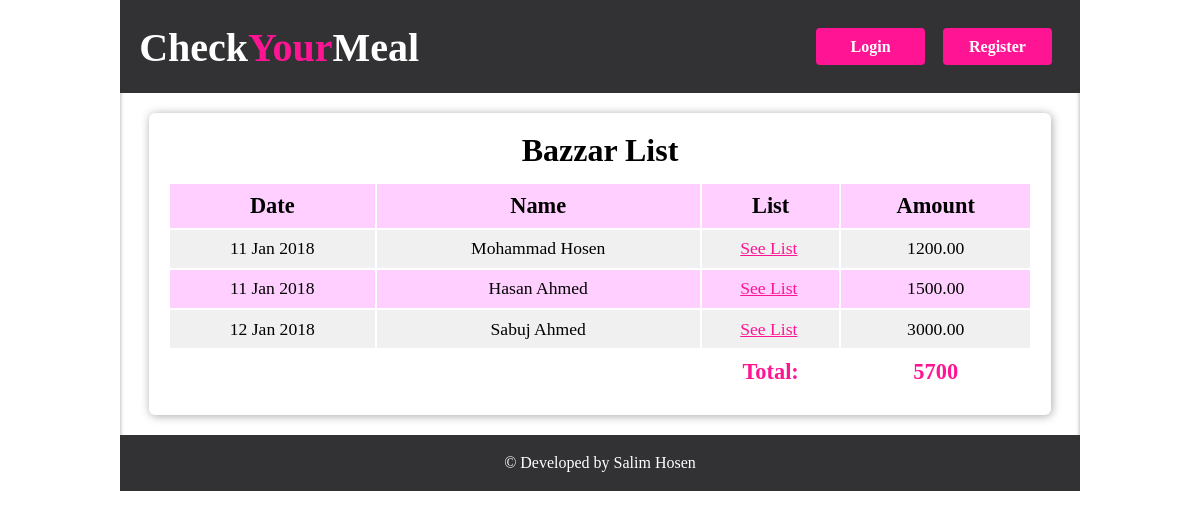
Screenshot of /bazzarList.php with the database file from the repository.
### tables this page shows
CREATE TABLE `tbl_bazar` (
  `bazId` int(11) NOT NULL,
  `bName` varchar(255) DEFAULT NULL,
  `bDate` varchar(255) DEFAULT NULL,
  `image` varchar(255) DEFAULT NULL,
  `amount` float(10,2) DEFAULT NULL
);

### admin/classes/Bazzar.php (called while the page is built, shortened)
<?php
	class Bazzar{
		private $db;
		public function __construct(){
			$this->db = new Database();
		}
		public function getBazDetails(){
			$query = "select * from tbl_bazar";
			$res = $this->db->select($query);
			if($res){
				return $res;
			}else{
				return false;
			}
		}
	}
?>

### admin/lib/Database.php (called while the page is built, shortened)
<?php
	class Database{
		private $db_user = DB_USER;
		private $db_name = DB_NAME;
		private $db_pass = DB_PASS;
		private $db_host = DB_HOST;
		public $link;
		public function dbCon(){
			$this->link = new mysqli($this->db_host,$this->db_user,$this->db_pass,$this->db_name);
		}
		public function select($query){
			$res = $this->link->query($query)or die("Connection Fail".$this->link->error.__LINE__);
			if(mysqli_num_rows($res)>0){
				return $res;
			}else{
				return false;
			}
		}
	}
?>

### admin/helpers/Format.php (called while the page is built, shortened)
<?php
	class Format{
		public function formatDate($data){
			$data = strtotime($data);
			return date("d M Y",$data);
		}
	}
?>

### bazzarList.php (the view)
<?php include "inc/header.php";?>
				<section>
					<article>
						<div class="bazzar_tbl">
						<h2>Bazzar List</h2>
							<table>
								<tbody>
									<tr>
										<td>Date</td>
										<td>Name</td>
										<td>List</td>
										<td>Amount</td>
									</tr>
									<?php
										$res = $baz->getBazDetails();
										$tot = 0;
										if($res){
											while($value = $res->fetch_assoc()){
									?>
									<tr>
										<td><?php echo $fm->formatDate($value['bDate']);?></td>
										<td><?php echo $value['bName'];?></td>
										<td>
											<a href="blist.php">See List</a>
										</td>
										<td><?php echo $value['amount'];?></td>
									</tr>
									<?php
									$tot += (float) $value['amount'];
										}
									}
									?>
									<tr class="tot">
										<td></td>
										<td></td>
										<td>Total:</td>
										<td><?php echo $tot;?></td>
									</tr>
								</tbody>
							</table>
						</div>
					</article>
				</section>
				<?php include "inc/footer.php";?>

### css/style.css (style rules this page uses)
* { margin: 0; padding: 0; }
body,html { margin: 0; padding: 0; width: 100%; min-height: 100%; font-size: 1em; }
header, section, article, footer { display: block; overflow: hidden; }
article h2 { text-align: center; padding-bottom: 1.5%; font-size: 2em; }
.login_form,.meal_tab,.bazzar_tbl,.off { width: 50%; margin: 20px auto; padding: 2%; box-shadow: 1px 1px 10px #A8A8A8; border-radius: 6px; overflow: hidden; }
table { width: 100%; }
.meal_tab tr:nth-child(2n+1),.bazzar_tbl tr:nth-child(2n+1) { background: #FFD0FF; }
.meal_tab tr:nth-child(2n),.bazzar_tbl tr:nth-child(2n) { background: #F0F0F0; }
.bazzar_tbl { width: 90%; }
.bazzar_tbl tr:first-child td { font-size: 1.4em; font-weight: bold; }
.bazzar_tbl td { padding: 1%; font-size: 1.1em; text-align: center; }
.bazzar_tbl a { color: #FF1493; margin-right: 3%; }
.tot td { font-weight: bold; color: #FF1493; font-size: 1.4em; background: #fff; }

### rows the page displays
tbl_bazar: bDate "11 Jan 2018", bName "Mohammad Hosen", amount "1200.00"
tbl_bazar: bDate "11 Jan 2018", bName "Hasan Ahmed", amount "1500.00"
tbl_bazar: bDate "12 Jan 2018", bName "Sabuj Ahmed", amount "3000.00"

### other values shown
$tot "5700"
